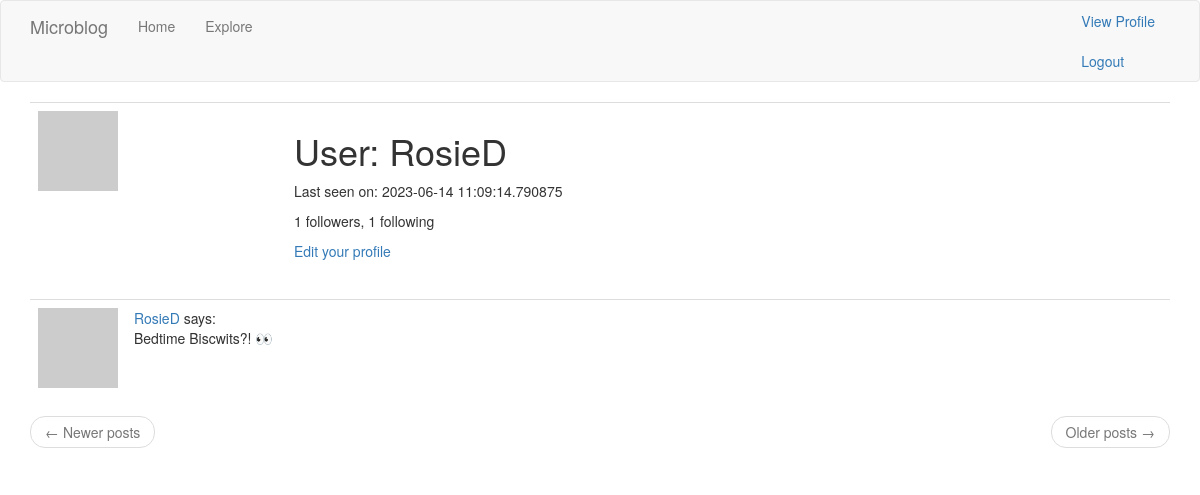
Page /user/RosieD (signed in) on the earlier database version.
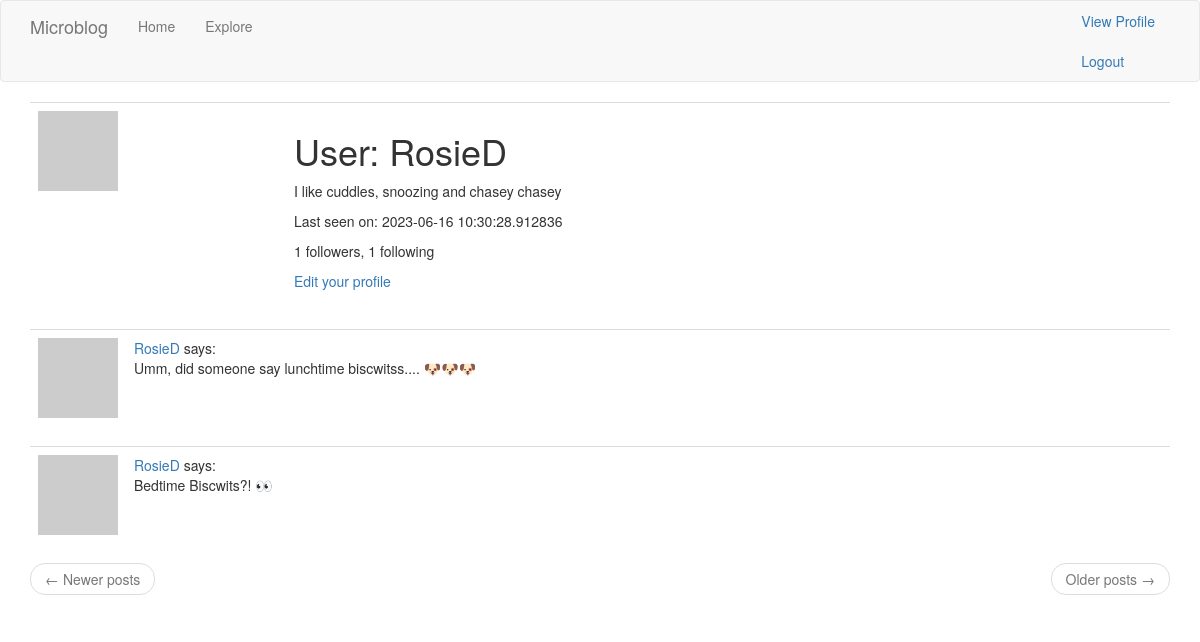
Same page on the later database version.
### app/models.py (models this page shows, shortened)
class User(UserMixin, db.Model):
    id = db.Column(db.Integer, primary_key=True)
    username = db.Column(db.String(64), index=True, unique=True)
    email = db.Column(db.String(120), index=True, unique=True)
    password_hash = db.Column(db.String(128))
    posts = db.relationship('Post', backref='author', lazy='dynamic')
    about_me = db.Column(db.String(140))
    last_seen = db.Column(db.DateTime, default=datetime.utcnow)
    followed = db.relationship(
        'User', secondary=followers,
        primaryjoin=(followers.c.follower_id == id),
        secondaryjoin=(followers.c.followed_id == id),
        backref=db.backref('followers', lazy='dynamic'), lazy='dynamic'
    )
    def avatar(self, size):
        digest = md5(self.email.lower().encode('utf-8')).hexdigest()
        return f'https://www.gravatar.com/avatar/{digest}?d=identicon&s={size}'

class Post(db.Model):
    id = db.Column(db.Integer, primary_key=True)
    body = db.Column(db.String(140))
    timestamp = db.Column(db.DateTime, index=True, default=datetime.utcnow)
    user_id = db.Column(db.Integer, db.ForeignKey('user.id'))

### app/routes.py (the view)
@app.route('/user/<username>')
@login_required
def user(username):
    user = User.query.filter_by(username=username).first_or_404()
    page = request.args.get(key='page', default=1, type=int)
    posts = user.posts.order_by(Post.timestamp.desc()).paginate(
        page=page, per_page=app.config['POSTS_PER_PAGE'], error_out=False
    )
    next_url = url_for('user', username=username, page=posts.next_num) if posts.has_next else None
    prev_url = url_for('user', username=username, page=posts.prev_num) if posts.has_prev else None
    form = EmptyForm()
    return render_template('user.html', user=user, posts=posts.items, form=form, next_url=next_url, prev_url=prev_url)

### app/models.py (called while the page is built)
@login.user_loader
def load_user(id):
    return User.query.get(int(id))

### app/routes.py (called while the page is built)
@app.before_request
def before_request():
    if current_user.is_authenticated:
        current_user.last_seen = datetime.utcnow()
        db.session.commit()

### app/templates/user.html (shortened to what this page needs)
{% extends "base.html" %}
{% block app_content %}
    <table class="table table-hover">
        <tr>
          <td width="256px"><img src="{{ user.avatar(256) }}"></td>
          <td>
            <h1>User: {{user.username}}</h1>
            {% if user.about_me %} <p>{{ user.about_me }}</p>{% endif %}
            {% if user.last_seen %} <p>Last seen on: {{ user.last_seen }}</p>{% endif %}
            <p>{{ user.followers.count() }} followers, {{ user.followed.count() }} following</p>
            {% if user == current_user %}
            <p><a href="{{ url_for('edit_profile') }}">Edit your profile</a></p>
            {% endif %}
          </td>
        </tr>
    </table>
    {% for post in posts %}
        {% include '_post.html' %}
    {% endfor %}
    <nav aria-label="...">
        <ul class="pager">
            <li class="previous{% if not prev_url %} disabled{% endif %}">
                <a href="{{ prev_url or '#' }}">
                    <span aria-hidden="true">&larr;</span> Newer posts
                </a>
            </li>
            <li class="next{% if not next_url %} disabled{% endif %}">
                <a href="{{ next_url or '#' }}">
                    Older posts <span aria-hidden="true">&rarr;</span>
                </a>
            </li>
        </ul>
    </nav>
{% endblock %}

### app/templates/base.html (shortened to what this page needs)
{% extends 'bootstrap/base.html' %}
{% block navbar %}
    <nav class="navbar navbar-default">
        <div class="container">
            <div class="navbar-header">
                <a class="navbar-brand" href="{{ url_for('index') }}">Microblog</a>
            </div>
            <div class="collapse navbar-collapse" id="bs-example-navbar-collapse-1">
                <ul class="nav navbar-nav">
                    <li><a href="{{ url_for('index') }}">Home</a></li>
                    <li><a href="{{ url_for('explore') }}">Explore</a></li>
                </ul>
                <ul class="nav navbar-right">
                    {% if current_user.is_anonymous %}
                    <li><a href="{{ url_for('login') }}">Login</a></li>
                    {% else %}
                    <li><a href="{{ url_for('user', username=current_user.username) }}">View Profile</a></li>
                    <li><a href="{{ url_for('logout') }}">Logout</a></li>
                    {% endif %}
                </ul>
            </div>
        </div>
    </nav>
{% endblock %}
{% block content %}
    <div class="container">
        {% block app_content %}{% endblock %}
    </div>
{% endblock %}

### app/templates/_post.html
<table class="table table-hover">
    <tr>
        <td width="70px">
            <a href="{{ url_for('user', username=post.author.username) }}">
                <img src="{{ post.author.avatar(70) }}">
            </a>
        </td>
        <td>
            <a href="{{ url_for('user', username=post.author.username) }}">
                {{ post.author.username }}
            </a>
            says:<br>
            {{post.body}}
        </td>
    </tr>
</table>

Differences in the rows shown:
changed User "RosieD": about_me (not shown) → "I like cuddles, snoozing and chasey chasey"; last_seen "2023-06-14 11:09:14.790875" → "2023-06-16 10:30:28.912836"
added Post: author.username "RosieD", body "Umm, did someone say lunchtime biscwitss.... 🐶🐶🐶"
